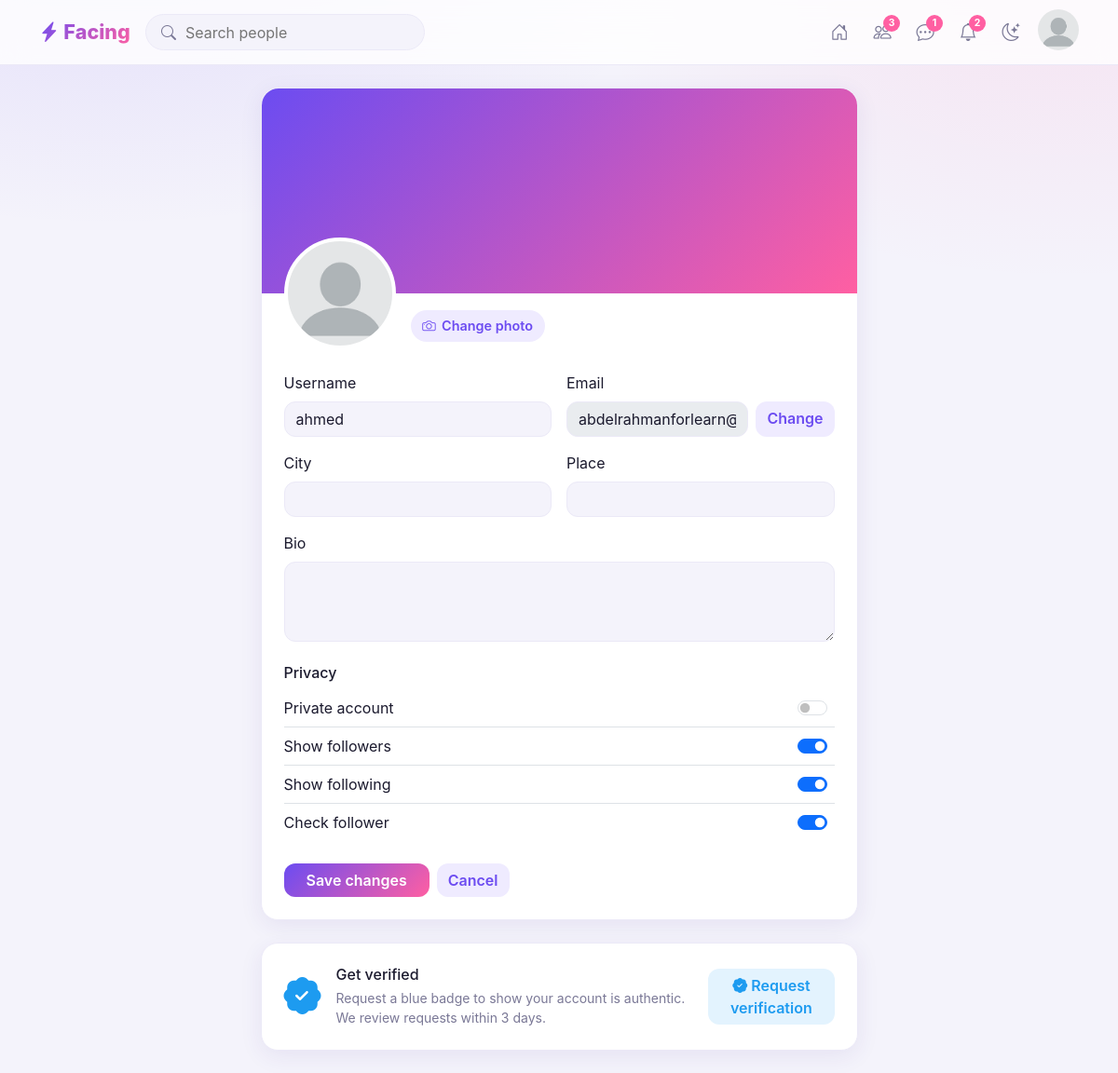
The page /accounts/settings/ (signed in) on the database as committed earlier.
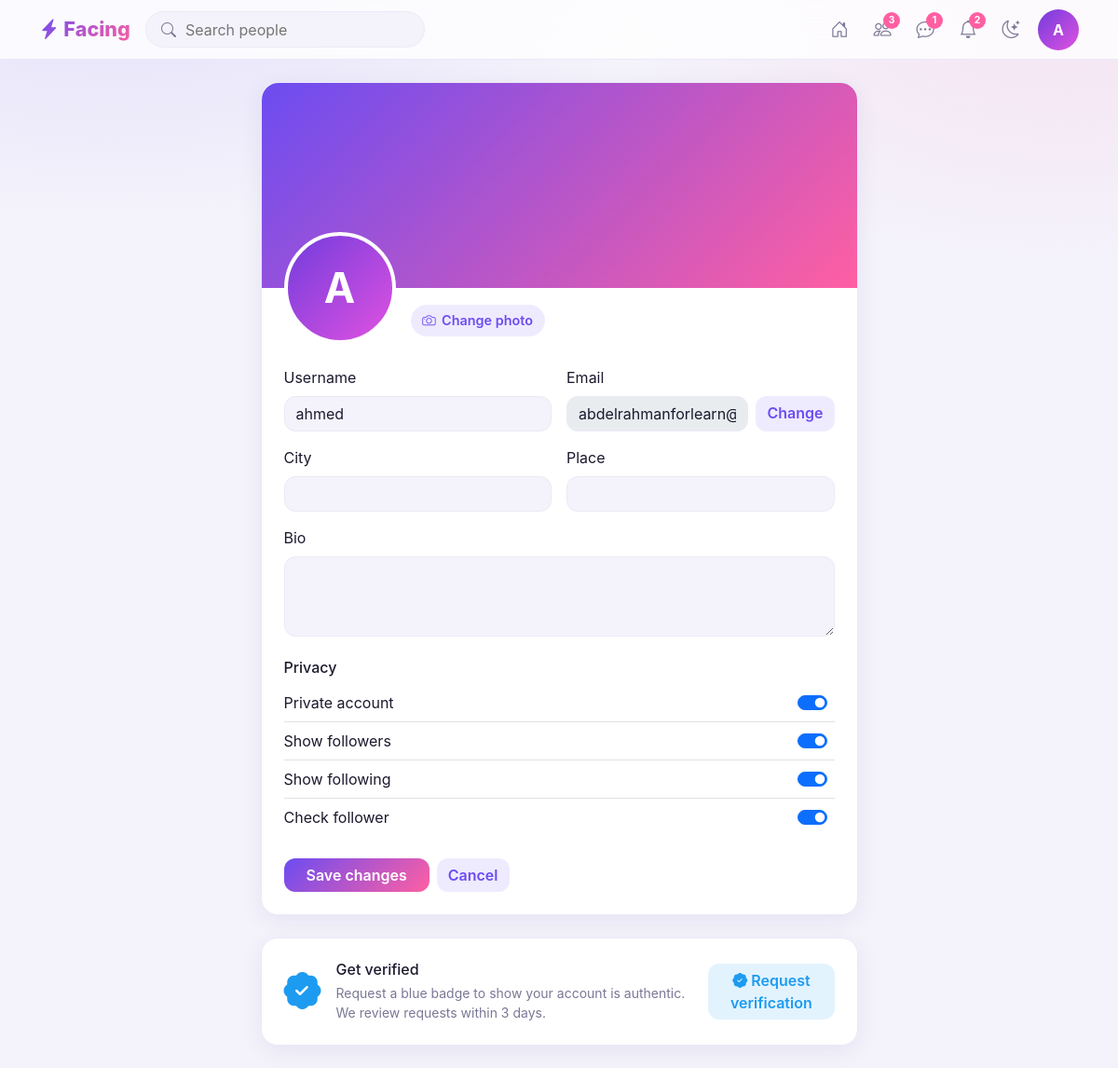
The same page on the database as committed later.
### accounts/models.py (models this page shows, shortened)
class User(AbstractBaseUser, PermissionsMixin):
    id = models.UUIDField(primary_key=True, default=uuid.uuid4, editable=False)
    username = models.CharField(max_length=50, unique=True)
    email = models.EmailField(max_length=300, unique=True)
    img = models.ImageField(upload_to="ProfileImg", null=True, blank=True)
    bio = models.CharField(max_length=100, null=True, blank=True)
    city = models.CharField(max_length=100, null=True, blank=True)
    place = models.CharField(max_length=100, null=True, blank=True)
    is_private = models.BooleanField(default=False)
    show_followers = models.BooleanField(default=True)
    show_following = models.BooleanField(default=True)
    check_follower = models.BooleanField(default=False)
    slug = models.SlugField(null=True, blank=True)
    verified = models.BooleanField(default=False)
    is_active = models.BooleanField(default=True)
    is_staff = models.BooleanField(default=False)
    is_admin = models.BooleanField(default=False)
    is_superuser = models.BooleanField(default=False)
    date_joined = models.DateTimeField(auto_now_add=True)
    last_login = models.DateTimeField(auto_now=True)
    USERNAME_FIELD = "email"
    REQUIRED_FIELDS = ["username"]
    objects = UserManager()

### accounts/views.py (the view)
# urls.py: path("settings/", views.settings, name="settings"),
@login_required
def settings(request):
    if request.method == "POST":
        form = SettingsForm(request.POST, request.FILES, instance=request.user)
        if form.is_valid():
            form.save()
            return redirect("settings")
        else:
            return redirect("settings")
    else:
        form = SettingsForm(instance=request.user)
    return render(request, "accounts/settings.html", {"form": form})

### templates/accounts/settings.html (shortened to what this page needs)
{% extends 'base.html' %}
{% block body %}
<main class="container py-4"><div class="row justify-content-center"><div class="col-lg-7">
  <form class="card mb-4" method="POST" enctype="multipart/form-data">
    <div class="cover" id="coverPrev" style="background-image:linear-gradient(135deg,#6c4cf1,#ff5fa2)"></div>
    <div class="card-body pt-0 px-4 pb-4">
      <div class="profile-top d-flex align-items-end gap-3 mb-4">
        <span class="av av-xl" id="avatarPrev"
              style="--h:260;{% if user.img %}background-image:url('{{ user.img.url }}');background-size:cover;background-position:center;{% endif %}">{% if not user.img %}{{ user.username|first|upper }}{% endif %}</span>
        <div class="pb-2">
          <div class="d-flex flex-wrap gap-2">
            <label class="chip"><i class="bi bi-camera"></i> Change photo
              <input type="file" name="img" id="{{ form.img.auto_id }}" accept="image/*" data-preview="#avatarPrev" hidden></label>
          </div>
        </div>
      </div>
      <div class="row g-3">
        <div class="col-sm-6">
          <label class="form-label" for="{{ form.username.auto_id }}">Username</label>
          <input id="{{ form.username.auto_id }}" name="username" type="text" required
                 class="form-control {% if form.username.errors %}is-invalid{% endif %}" value="{{ form.username.value|default:'' }}">
        </div>
        <div class="col-sm-6">
          <label class="form-label" for="current_email">Email</label>
          <div class="d-flex gap-2">
            <input id="current_email" type="email" class="form-control" value="{{ user.email }}" disabled>
            <a class="btn btn-soft" href="{% url 'account_email' %}">Change</a>
          </div>
        </div>
        <div class="col-sm-6">
          <label class="form-label" for="{{ form.city.auto_id }}">City</label>
          <input id="{{ form.city.auto_id }}" name="city" type="text"
                 class="form-control {% if form.city.errors %}is-invalid{% endif %}" value="{{ form.city.value|default:'' }}">
        </div>
        <div class="col-sm-6">
          <label class="form-label" for="{{ form.place.auto_id }}">Place</label>
          <input id="{{ form.place.auto_id }}" name="place" type="text"
                 class="form-control {% if form.place.errors %}is-invalid{% endif %}" value="{{ form.place.value|default:'' }}">
        </div>
        <div class="col-12">
          <label class="form-label" for="{{ form.bio.auto_id }}">Bio</label>
          <textarea id="{{ form.bio.auto_id }}" name="bio" rows="3"
                    class="form-control {% if form.bio.errors %}is-invalid{% endif %}">{{ form.bio.value|default:'' }}</textarea>
        </div>
      </div>
      <h6 class="mt-4 mb-2">Privacy</h6>
      <div class="list-unstyled mb-0">
        <div class="d-flex justify-content-between align-items-center py-2 border-bottom">
          <label class="form-check-label" for="{{ form.is_private.auto_id }}">Private account</label>
          <div class="form-check form-switch m-0"><input class="form-check-input" type="checkbox" role="switch" name="is_private" id="{{ form.is_private.auto_id }}" {% if form.is_private.value %}checked{% endif %}></div>
        </div>
        <div class="d-flex justify-content-between align-items-center py-2 border-bottom">
          <label class="form-check-label" for="{{ form.show_followers.auto_id }}">Show followers</label>
          <div class="form-check form-switch m-0"><input class="form-check-input" type="checkbox" role="switch" name="show_followers" id="{{ form.show_followers.auto_id }}" {% if form.show_followers.value %}checked{% endif %}></div>
        </div>
        <div class="d-flex justify-content-between align-items-center py-2 border-bottom">
          <label class="form-check-label" for="{{ form.show_following.auto_id }}">Show following</label>
          <div class="form-check form-switch m-0"><input class="form-check-input" type="checkbox" role="switch" name="show_following" id="{{ form.show_following.auto_id }}" {% if form.show_following.value %}checked{% endif %}></div>
        </div>
        <div class="d-flex justify-content-between align-items-center py-2">
          <label class="form-check-label" for="{{ form.check_follower.auto_id }}">Check follower</label>
          <div class="form-check form-switch m-0"><input class="form-check-input" type="checkbox" role="switch" name="check_follower" id="{{ form.check_follower.auto_id }}" {% if form.check_follower.value %}checked{% endif %}></div>
        </div>
      </div>
      <div class="d-flex gap-2 mt-4">
        <button type="submit" class="btn btn-brand px-4">Save changes</button>
        <a class="btn btn-soft" href="{% url 'profile' user.id %}">Cancel</a>
      </div>
    </div>
  </form>
  <form class="card" method="post">
    <div class="card-body p-4 d-flex align-items-center gap-3">
      <i class="bi bi-patch-check-fill verified fs-1"></i>
      <div class="flex-grow-1"><h6 class="mb-1">Get verified</h6><p class="small muted mb-0">Request a blue badge to show your account is authentic. We review requests within 3 days.</p></div>
      <button class="btn btn-verify"><i class="bi bi-patch-check-fill"></i> Request verification</button>
    </div>
  </form>
</div></div></main>
{% endblock body %}

### templates/base.html (shortened to what this page needs)
{% load static %}
<!doctype html>
<html lang="en"><head>
<link href="{% static 'assets/vendor/bootstrap/bootstrap.min.css' %}" rel="stylesheet">
<link href="{% static 'assets/vendor/bootstrap-icons/bootstrap-icons.min.css' %}" rel="stylesheet">
<link href="{% static 'assets/css/style.css' %}" rel="stylesheet">
</head>
<body>
{% include 'navbar.html' %}
{% block body %}
{% endblock body %}
</body>
</html>

### templates/navbar.html (shortened to what this page needs)
<nav class="topbar sticky-top"><div class="container d-flex align-items-center gap-3">
  <a class="brand" href="{% url 'home' %}"><i class="bi bi-lightning-charge-fill"></i> Facing</a>
  {% if request.user.is_authenticated %}
  <form class="search d-none d-md-flex" action='{% url "search" %}'><i class="bi bi-search muted"></i><input placeholder="Search people" aria-label="Search" name='u'></form>
  <div class="ms-auto d-flex align-items-center gap-1">
    <a class="nav-i" data-p="feed" {% if request.path == '/' %} aria-current="page" {% endif %} href="{% url 'home' %}" title="Home"><i class="bi bi-house-door"></i></a>
    <a class="nav-i" data-p="friends" {% if request.path == '/accounts/requests/' %} aria-current="page" {% endif %} href="{% url 'requests' %}" title="Friend requests"><i class="bi bi-people"></i><b class="dot">3</b></a>
    <button class="nav-i" type="button" id="msgToggle" title="Messages" aria-label="Messages" aria-expanded="false" aria-controls="msgPanel"><i class="bi bi-chat-dots"></i><b class="dot">1</b></button>
    <a class="nav-i" data-p="notifications" href="notifications.html" title="Notifications"><i class="bi bi-bell"></i><b class="dot">2</b></a>
    {% endif %}
    <button class="nav-i" {% if user.is_anonymous %} style='margin-left:auto'{% endif %} type="button" data-theme-toggle title="Toggle theme"><i class="bi bi-moon-stars"></i></button>
    <div class="dropdown ms-1">
      {% if request.user.is_authenticated %}
      <a href="#" data-bs-toggle="dropdown" aria-label="Account">
          <span class="av " id="avatarPrev"
              style="--h:260;{% if user.img %}background-image:url('{{ request.user.img.url }}');background-size:cover;background-position:center;{% endif %}">
              {% if not request.user.img %}{{ user.username|first|upper }}{% endif %}
          </span>
      </a>
      {% else %}
      <a  href="{% url 'account_login' %}">Login /</a>
      <a  href="{% url 'account_signup' %}">Signup</a>
      {% endif %}
    </div>
  </div></div>
</nav>

### static/assets/css/style.css (style rules this page uses)
:root { --bg:#f4f3fb;--card:#fff;--ink:#1b1a2e;--muted:#7a7896;--line:#ebe9f7;--soft:#efebff;--brand:#6c4cf1;--brand2:#ff5fa2;--blue:#1d9bf0; --grad:linear-gradient(135deg,var(--brand),var(--brand2));--r:18px;--shadow:0 6px 24px rgba(60,40,140,.08) }
body { background:var(--bg);color:var(--ink);font-family:"Inter","Segoe UI",system-ui,sans-serif;min-height:100vh; background-image:radial-gradient(600px 300px at 10% -5%,rgba(108,76,241,.12),transparent),radial-gradient(500px 300px at 95% 0,rgba(255,95,162,.10),transparent);background-attachment:fixed }
a { color:var(--brand);text-decoration:none }
.muted { color:var(--muted) }
.card,.modal-content,.dropdown-menu,.list-group-item { background:var(--card);color:var(--ink);border:1px solid var(--line) }
.card { border-radius:var(--r);box-shadow:var(--shadow) }
.form-control,.form-select { background:var(--bg);color:var(--ink);border:1px solid var(--line);border-radius:12px }
.verified { color:var(--blue);font-size:.9em;vertical-align:-1px }
.btn { border-radius:12px;font-weight:600;transition:transform .15s,box-shadow .15s,background .15s }
.btn-brand { background:var(--grad);color:#fff;border:0 }
.btn-soft { background:var(--soft);color:var(--brand);border:0 }
.btn-verify { background:rgba(29,155,240,.12);color:var(--blue);border:0 }
.av { --h:260;display:inline-flex;align-items:center;justify-content:center;width:44px;height:44px;border-radius:50%;flex:none;color:#fff;font-weight:700; background:linear-gradient(135deg,hsl(var(--h) 70% 55%),hsl(calc(var(--h) + 40) 70% 60%));background-size:cover;background-position:center;overflow:hidden }
.av-xl { width:120px;height:120px;font-size:2.8rem;border:4px solid var(--card) }
.chip { display:inline-flex;align-items:center;gap:.4rem;padding:.4rem .8rem;border-radius:999px;background:var(--soft);color:var(--brand);font-weight:600;font-size:.9rem;cursor:pointer;border:0 }
.topbar { background:color-mix(in srgb,var(--card) 80%,transparent);backdrop-filter:blur(14px);border-bottom:1px solid var(--line);padding:.6rem 0;z-index:1030 }
.brand { font-weight:800;font-size:1.35rem;background:var(--grad);-webkit-background-clip:text;background-clip:text;color:transparent }
.search { align-items:center;gap:.5rem;background:var(--bg);border:1px solid var(--line);border-radius:999px;padding:.35rem 1rem;width:300px }
.search input { background:none;border:0;outline:0;color:var(--ink);width:100% }
.nav-i { position:relative;width:42px;height:42px;display:grid;place-items:center;border-radius:12px;border:0;background:none;color:var(--muted);font-size:1.2rem }
.dot { position:absolute;top:2px;right:2px;min-width:18px;height:18px;border-radius:9px;background:var(--brand2);color:#fff;font-size:.65rem;display:grid;place-items:center }
.cover { height:220px;border-radius:var(--r) var(--r) 0 0;background:var(--grad) center/cover }
.profile-top { margin-top:-60px }

Rows that differ between the two databases and show on the page:
changed User "ahmed": img "1.png" → empty (drawn); username|first (not shown) → "A"; img: picture removed
Other text that changed with them:
form field is_private: "☐" → "☑"
